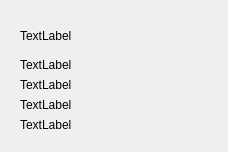
<?xml version="1.0" encoding="UTF-8"?>
<ui version="4.0">
 <class>selectedDeviceForm</class>
 <widget class="QWidget" name="selectedDeviceForm">
  <property name="geometry">
   <rect>
    <x>0</x>
    <y>0</y>
    <width>228</width>
    <height>140</height>
   </rect>
  </property>
  <property name="windowTitle">
   <string>Form</string>
  </property>
  <layout class="QGridLayout" name="gridLayout">
   <item row="0" column="0">
    <widget class="QWidget" name="windowContainer" native="true">
     <layout class="QGridLayout" name="gridLayout_2">
      <item row="1" column="0">
       <widget class="QLabel" name="comPortLabel">
        <property name="text">
         <string>TextLabel</string>
        </property>
       </widget>
      </item>
      <item row="3" column="0">
       <widget class="QLabel" name="sppCheckLabel">
        <property name="text">
         <string>TextLabel</string>
        </property>
       </widget>
      </item>
      <item row="4" column="0">
       <widget class="QLabel" name="hidCheckLabel">
        <property name="text">
         <string>TextLabel</string>
        </property>
       </widget>
      </item>
      <item row="2" column="0">
       <widget class="QLabel" name="macLabel">
        <property name="text">
         <string>TextLabel</string>
        </property>
       </widget>
      </item>
      <item row="0" column="0">
       <widget class="QLabel" name="deviceNameLabel">
        <property name="text">
         <string>TextLabel</string>
        </property>
       </widget>
      </item>
      <item row="0" column="1">
       <widget class="QLabel" name="deviceIconLabel">
        <property name="minimumSize">
         <size>
          <width>32</width>
          <height>32</height>
         </size>
        </property>
        <property name="maximumSize">
         <size>
          <width>32</width>
          <height>32</height>
         </size>
        </property>
        <property name="text">
         <string notr="true"/>
        </property>
        <property name="pixmap">
         <pixmap>../../_internal/resources/icons/joystick.png</pixmap>
        </property>
        <property name="scaledContents">
         <bool>true</bool>
        </property>
       </widget>
      </item>
     </layout>
    </widget>
   </item>
  </layout>
 </widget>
 <resources/>
 <connections/>
</ui>
